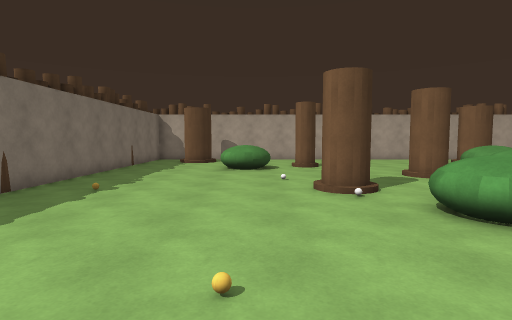
view 1 (above)

17 first-person views from a walk through a scene from a Unity 3-D project. The camera is 1.4 m above the floor, tilts 4° down and sees 80° across. The floor is counted in squares, 1 m on a side. Each view is taken from the middle of a square. On the plan, view 1 faces up. The plan holds only what a view shows up to about 14 squares ahead; the rest is blank. The place goes on beyond the plan.

view 2
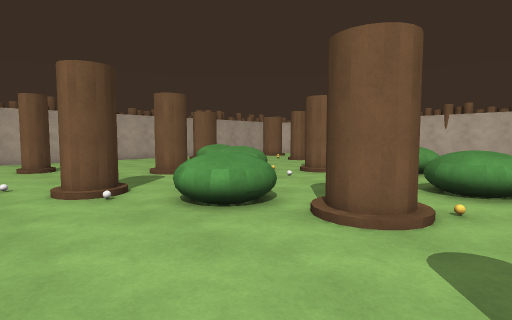

view 3
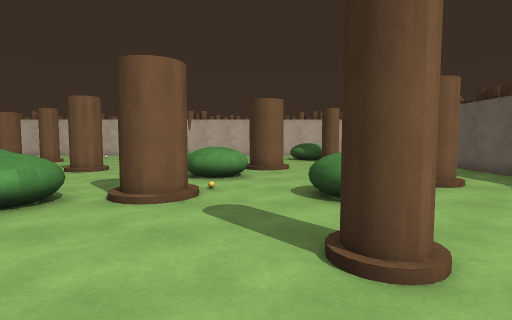

view 4
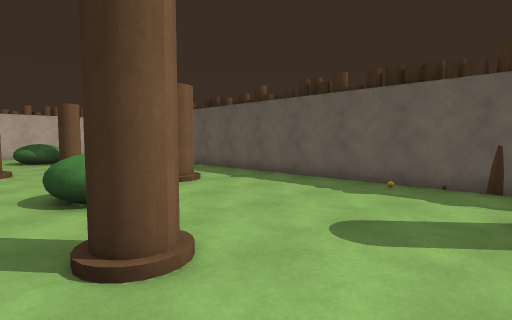

view 5
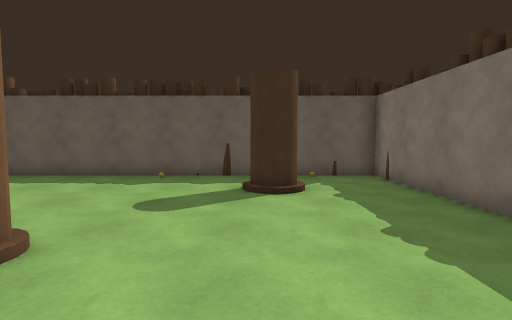

view 6
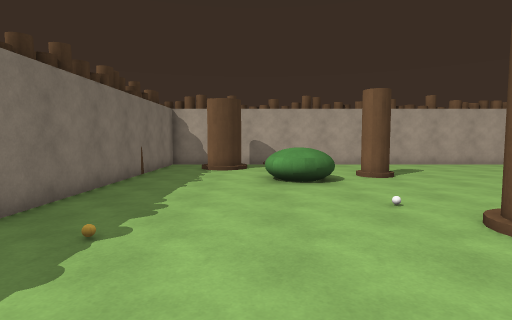

view 7
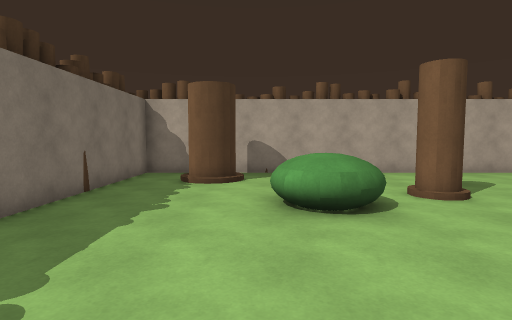

view 8
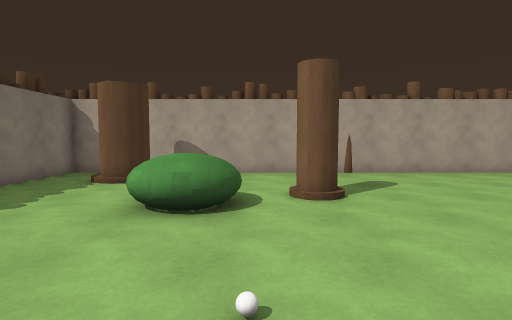

view 9
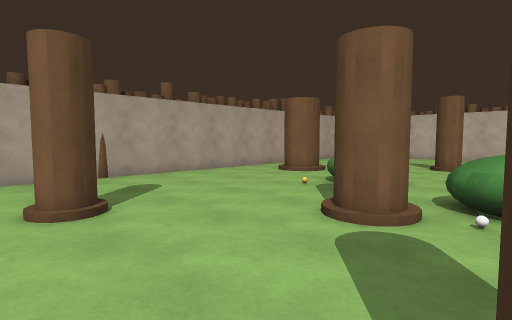

view 10
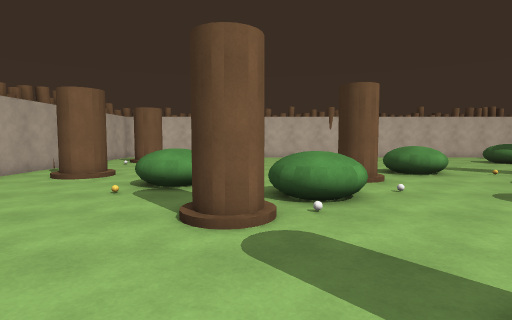

view 11
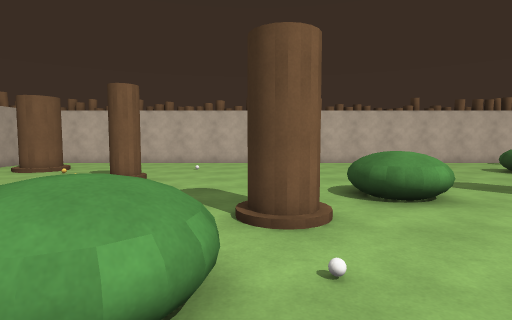

view 12
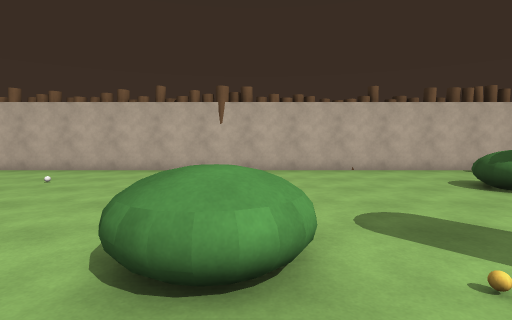

view 13
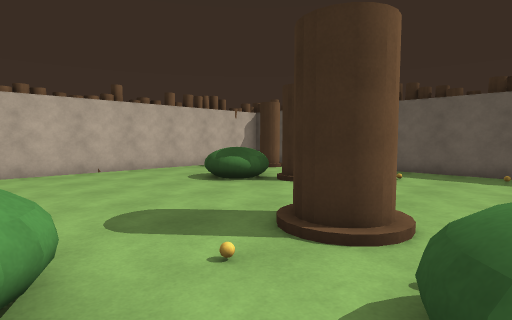

view 14
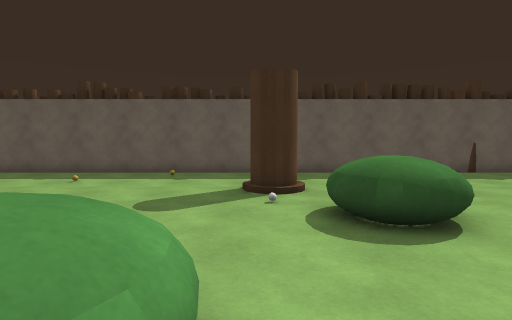

view 15
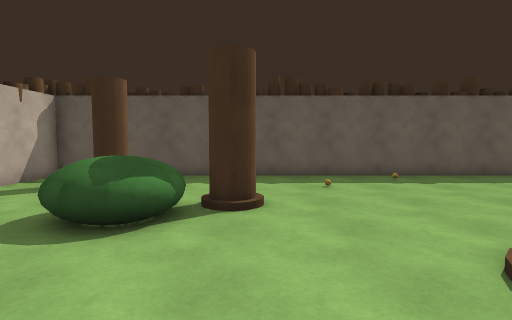

view 16
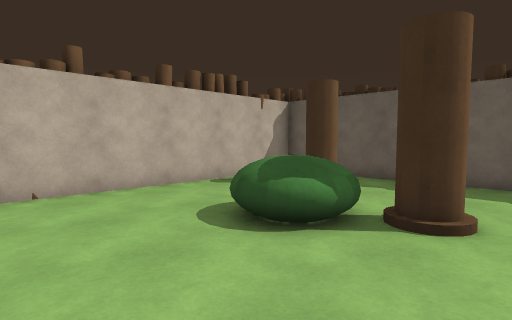

view 17
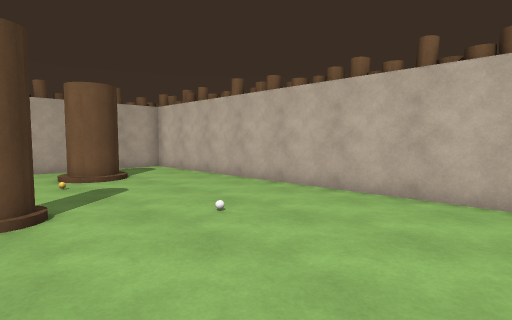

### Floor plan
Key: @ floor where view 1 was taken; . floor; = window, fence, low wall or low ledge; ^ raised ledge; O other object.
Columns run from 7 left of view 1 to 24 right of it. Each row starts with its distance up from view 1.
 21 OOO OOOOOOOOOOOOOOOOOOO   O
 20  ..  .  ...............  .. ..
 19 O..OO.  .............    .. ...
 18 O..OO.  ...........OO    .OO...O
 17 O.....  ...........OO.....OO...O
 16 O.....  .OO........... ..O.....
 15 O....=^^=OO.....O==.    .......O
 14 O....=^^........=^     ........O
 13 O......=........=^^....OO......O
 12 O............OO...=....OO......O
 11 O............OO==..........O...O
 10 O.......O.....O^^    ..........O
  9 O........OO...=^^..............O
  8 O..O.....OO.....=.OO...........O
  7  ........O.= ...O.OO...........O
  6   ........=^  ......==........ O
  5   ........=^^......=^^=.....   O
  4    .........=......=^^    ..   O
  3     ...O....OO .==...=.........O
  2      .......OO.=^^=.O..........O
  1        ......O.=^^.............O
  0    ....@.........=.OO..........O
 -1   ......OO..==.....OO..........O
 -2  .......OO.=^^=..........==....O
 -3  ..........= ^..........=^^=...O
 -4 O............=.O.......OO^ ....O
 -5 O.............OO.......OO.  ...O
 -6 O...OO........OO...........  ..O
 -7 O...OO...............O.....OO..O
 -8 O... ......................OO .O
 -9  ..O ...O.........O.........   O
-10 OOOO OOOOOOOOOOOOOOOOOOOOOOOOOOO

Positions as (right, up) in squares from view 1, and headings:
1: (0, 0), facing up
2: (0, 0), facing up-right
3: (-2, 0), facing right
4: (-2, 0), facing down-right
5: (-2, 2), facing down
6: (-2, 4), facing up
7: (-2, 8), facing up
8: (1, 8), facing up
9: (1, 9), facing up-right
10: (1, 11), facing right
11: (6, 8), facing right
12: (10, 4), facing right
13: (10, 4), facing down-right
14: (8, 3), facing down
15: (16, 2), facing down
16: (15, 1), facing down-right
17: (16, 6), facing up-right
